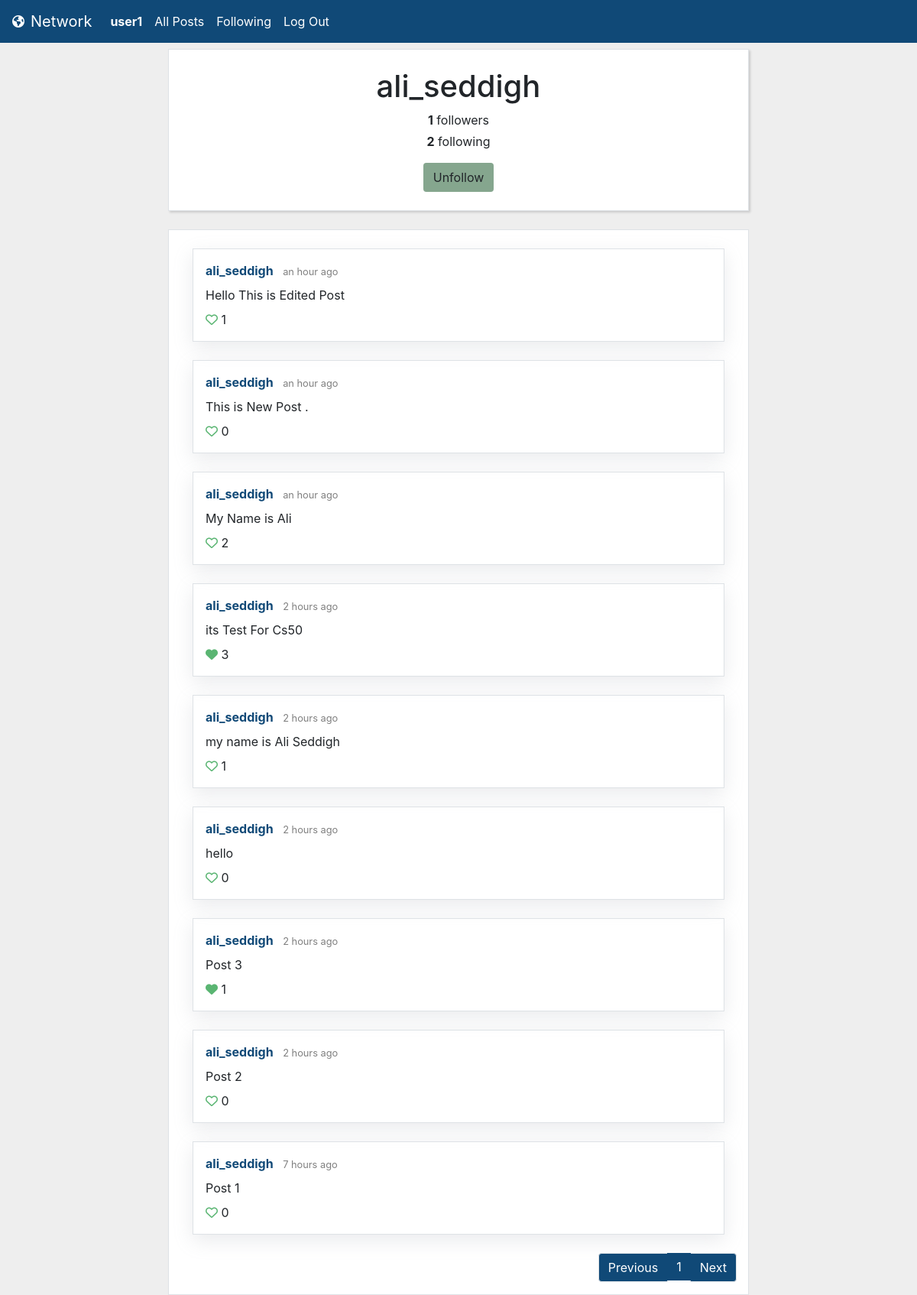
The app's page /profile/1 (signed in) with its own data.
### network/models.py (models this page shows, shortened)
class User(AbstractUser):
    pass
    following = models.ManyToManyField("self", blank=True, related_name='followers', symmetrical=False)

class Post(models.Model):
    author = models.ForeignKey(User, on_delete=models.CASCADE, related_name="posts")
    content = models.CharField(max_length=10000)
    created_at = models.DateTimeField(auto_now_add=True)
    liked_by = models.ManyToManyField(User, blank=True, related_name="likes")
    def likes(self):
        return self.liked_by.all().count()
    class Meta:
        ordering = ['-created_at']

### network/views.py (the view)
# urls.py: path("profile/<int:user_id>", views.profile, name="profile"),
def profile(request, user_id):
    profile_user = User.objects.get(pk = user_id)
    profile_posts = Post.objects.filter(author=user_id)
    paginator = Paginator(profile_posts, 10)
    page_number = request.GET.get('page', 1)
    page = paginator.get_page(page_number)
    if request.user.is_authenticated:
        following = profile_user.followers.filter(id = request.user.id).exists()
    else:
        following = False
    return render(request, "network/profile.html", {
        "profile_user": profile_user,
        "following": following,
        "following_count": profile_user.following.all().count(),
        "followers_count": profile_user.followers.all().count(),
        "page": page,
        "previous_url": get_previous_url(page),
        "next_url": get_next_url(page)
    })

### network/utilities.py (called while the page is built)
def get_previous_url(page):
    if page.has_previous():
        previous_url = f'?page={page.previous_page_number()}'
    else:
        previous_url = ''
    return previous_url

def get_next_url(page):
    if page.has_next():
        next_url = f'?page={page.next_page_number()}'
    else:
        next_url = ''
    return next_url

### network/templates/network/profile.html (shortened to what this page needs)
{% extends "network/layout.html" %}
{% block body %}
<div class="container">
    <div class="row justify-content-center">
        <div class="col-12 col-lg-8 border my-2 p-4 bg-white text-center box-shadow">
            <h1>{{ profile_user }}</h1>
            <p class="mb-1"><strong>{{ followers_count }}</strong> followers</p>
            <p><strong>{{ following_count }}</strong> following</p>
            {% if user.is_authenticated and profile_user != request.user %}
                {% if not following %}
                    <form action="{% url 'follow' profile_user.id %}" method="POST">
                        {% csrf_token %}
                        <button class="btn green-button">Follow</button>
                    </form>
                {% else %}
                    <form action="{% url 'unfollow' profile_user.id %}" method="POST">
                        <button class="btn green-button">Unfollow</button>
                    </form>
                {% endif %}
            {% endif %}
        </div>
    </div>
    <div class="row justify-content-center">
        <div class="col-12 col-lg-8 mt-0 mt-sm-3 pt-4 border bg-white">
            {% include "network/posts_codeblock.html" %}
        </div>
    </div>
</div>
{% endblock %}

### network/templates/network/layout.html (shortened to what this page needs)
{% load static %}
<!DOCTYPE html>
<html lang="en">
    <head>
        <link rel="stylesheet" href="https://stackpath.bootstrapcdn.com/bootstrap/4.4.1/css/bootstrap.min.css">
        <link href="{% static 'network/styles.css' %}" rel="stylesheet">
    </head>
    <body>
        <nav class="navbar navbar-expand-lg navbar-light" style="background-color: rgb(16, 73, 119);">
            <i style="color: white;" class="fas fa-globe-americas pr-2"></i>
            <a style="color: white;" class="navbar-brand" href="#">Network</a>
            <div class="collapse navbar-collapse" id="navbarSupportedContent">
                <ul class="navbar-nav mr-auto">
                {% if user.is_authenticated %}
                    <li class="nav-item">
                        <a class="nav-link" href="{% url 'profile' user.id %}"><strong>{{ user.username }}</strong></a>
                    </li>
                {% endif %}
                <li class="nav-item">
                    <a class="nav-link" href="{% url 'index' %}">All Posts</a>
                </li>
                {% if user.is_authenticated %}
                    <li class="nav-item">
                        <a class="nav-link" href="{% url 'following' %}">Following</a>
                    </li>
                    <li class="nav-item">
                        <a class="nav-link" href="{% url 'logout' %}">Log Out</a>
                    </li>
                {% endif %}
                </ul>
            </div>
        </nav>
        <div class="body">
            {% block body %}
            {% endblock %}
        </div>
    </body>
</html>

### network/templates/network/posts_codeblock.html (shortened to what this page needs)
{% load humanize %}
{% load static %}
        {% for post in page.object_list %}
        <div class="border box-shadow-posts p-3 mb-4 mx-0 mx-md-3">
            <div class="pb-2" id="post_headline_{{ post.id }}">
                <a href="{% url 'profile' post.author.id %}" class="green-link">
                    <strong style="color: rgb(16, 73, 119);">{{ post.author }}</strong>
                </a>
                <small class="pl-2 text-black-50">{{ post.created_at|naturaltime }}</small>
            </div>
            <div id="post_contentgroup_{{ post.id }}">
                <p id="post_content_{{ post.id }}" class="mb-2">{{ post.content }}</p>
            </div>
            <div id="post_likes_{{ post.id }}">
                {% if user.is_authenticated %}
                <i id="post_likeicon_{{ post.id }}" data-id="{{ post.id }}" class="likeicon likeicon-user fa-heart {% if user in post.liked_by.all %}fas{% else %}far{% endif %}"></i>
                {% else %}
                <i class="likeicon fa-heart {% if post.likes != 0 %}fas{% else %}far{% endif %}"></i>
                {% endif %}
                <span id="post_likecount_{{ post.id }}">{{ post.likes }}</span>
            </div>
        </div>
        {% empty %}
        <div class="p-3 mb-4 mx-0 mx-md-3">
            Oops! No posts found.
            </div>
        {% endfor %}
        {% if page.object_list %}
        <nav aria-label="...">
            <ul class="pagination justify-content-end">
                <li class="page-item {% if not page.has_previous %} disabled {% endif %}">
                    <a class="page-link pagination-green-inactive" href="{{ previous_url }}" tabindex="-1" aria-disabled="true" style="background-color: rgb(16, 73, 119); color: white;">Previous</a>
                </li>
                {% for n in page.paginator.page_range %}
                    {% if n == page.number %}
                    <li class="page-item active" aria-current="page">
                        <span class="page-link" style="background-color: rgb(16, 73, 119); color: white; border: 0;">
                        {{ n }}
                        </span>
                    </li>
                    {% elif n < page.number|add:3 and n > page.number|add:-3 %}
                    <li class="page-item" >
                        <a class="page-link pagination-green-inactive" href="{{GET_params.urlencode}}?page={{ n }}">{{ n }}</a>
                    </li>
                    {% endif %}
                {% endfor %}
                <li class="page-item {% if not page.has_next %} disabled {% endif %}">
                    <a class="page-link pagination-green-inactive" href="{{ next_url }}" style="background-color: rgb(16, 73, 119); color: white;">Next</a>
                </li>
            </ul>
        </nav>
        {% endif %}

### network/static/network/styles.css (style rules this page uses)
body { background-color: #eee; }
a { color: #85A68E; }
.box-shadow { box-shadow: rgba(0, 0, 0, 0.15) 1.95px 1.95px 2.6px; }
.pagination-green-inactive { color: #85A68E; }
.box-shadow-posts { box-shadow: rgba(149, 157, 165, 0.2) 0px 8px 24px; }
.likeicon { color:#5AB572; }
.green-button { background-color: #85A68E; transition: color .15s ease-in-out, background-color .15s ease-in-out,border-color .15s ease-in-out; }

### network/templates/network/layout.html (style rules this page uses)
.nav-link { color: white !important; }

### records on screen
User: username "user1"
User: username "ali_seddigh"
Post: author "ali_seddigh", created_at "an hour ago", content "Hello This is Edited Post", likes "1"
Post: author "ali_seddigh", created_at "an hour ago", content "This is New Post .", likes "0"
Post: author "ali_seddigh", created_at "an hour ago", content "My Name is Ali", likes "2"
Post: author "ali_seddigh", created_at "2 hours ago", content "its Test For Cs50", likes "3"
Post: author "ali_seddigh", created_at "2 hours ago", content "my name is Ali Seddigh", likes "1"
Post: author "ali_seddigh", created_at "2 hours ago", content "hello", likes "0"
Post: author "ali_seddigh", created_at "2 hours ago", content "Post 3", likes "1"
Post: author "ali_seddigh", created_at "2 hours ago", content "Post 2", likes "0"
Post: author "ali_seddigh", created_at "7 hours ago", content "Post 1", likes "0"

### other values on screen
{{ followers_count }} "1"
{{ following_count }} "2"
{{ n }} "1"
